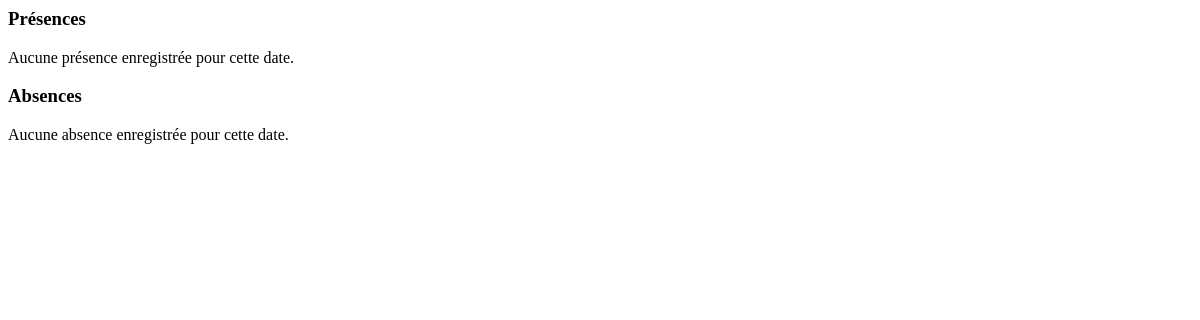
Before: /filter_presences/ (signed in) with the older database file.
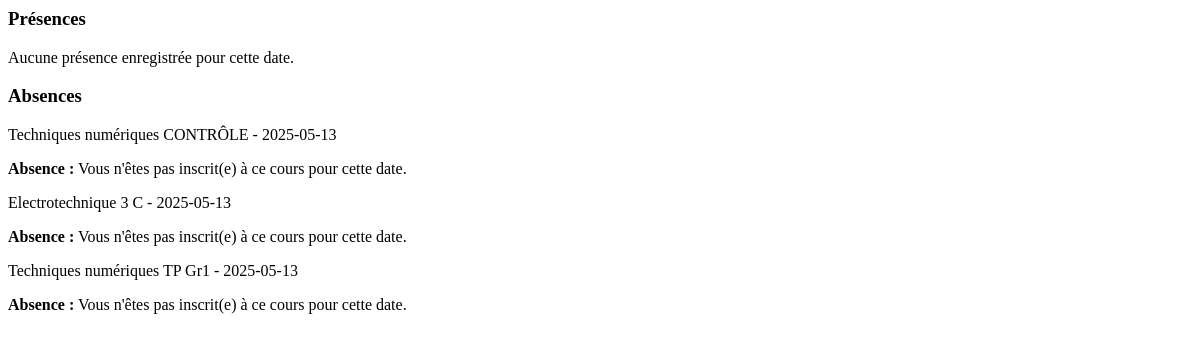
After: the same page with the newer database file.
### cours/models.py (models this page shows, shortened)
class Cours(models.Model):
    nom = models.CharField(max_length=100)
    professeur = models.ForeignKey(settings.AUTH_USER_MODEL, on_delete=models.CASCADE, limit_choices_to={'role': 'prof'})
    debut = models.DateTimeField()
    fin = models.DateTimeField()
    classes = models.ManyToManyField('users.Classe', related_name='cours')

### presence/views.py (the view)
# urls.py: path('filter_presences/', filter_presences, name='filter_presences'),
@login_required
def filter_presences(request):
    user = request.user
    selected_date = request.GET.get('date', datetime.today().strftime('%Y-%m-%d'))
    if user.classe:
        cours_du_jour = Cours.objects.filter(debut__date=selected_date, classes=user.classe)
    else:
        cours_du_jour = Cours.objects.none()
    presences = Presence.objects.filter(eleve=user, cours__debut__date=selected_date)
    cours_absents = cours_du_jour.exclude(id__in=presences.values_list('cours_id', flat=True))
    return render(request, 'partials/presences_list.html', {
        'presences': presences,
        'cours_absents': cours_absents,
        'selected_date': selected_date
    })

### presence/templates/partials/presences_list.html
<div>
    <h3>Présences</h3>
    {% for presence in presences %}
        <div class="card mt-3
            {% if presence.validee_par_prof == True %}
                bg-success-subtle text-dark
            {% elif presence.validee_par_prof == False %}
                bg-warning-subtle text-dark
            {% endif %}
        ">
            <div class="card-header bg-primary text-white">
                {{ presence.cours.nom }} - {{ presence.date }}
            </div>
            <div class="card-body">
                <p><strong>Heure d'arrivée :</strong> {{ presence.heure_arrivee }}</p>
                <p><strong>Validée par le Professeur :</strong>
                    {% if presence.validee_par_prof %} Oui {% else %} Non {% endif %}
                </p>
            </div>
        </div>
    {% empty %}
        <p>Aucune présence enregistrée pour cette date.</p>
    {% endfor %}
    <h3 class="mt-4">Absences</h3>
    {% for cours in cours_absents %}
        <div class="card mt-3 bg-danger text-white">
            <div class="card-header bg-primary text-white">
                {{ cours.nom }} - {{ selected_date }}
            </div>
            <div class="card-body">
                <p><strong>Absence :</strong> Vous n'êtes pas inscrit(e) à ce cours pour cette date.</p>
            </div>
        </div>
    {% empty %}
        <p>Aucune absence enregistrée pour cette date.</p>
    {% endfor %}
</div>

Changed rows visible on the page:
added Cours: nom "Techniques numériques CONTRÔLE", selected_date "2025-05-13"
added Cours: nom "Electrotechnique 3 C", selected_date "2025-05-13"
added Cours: nom "Techniques numériques TP Gr1", selected_date "2025-05-13"
Other visible differences:
text no longer shown: "Aucune absence enregistrée pour cette date."
